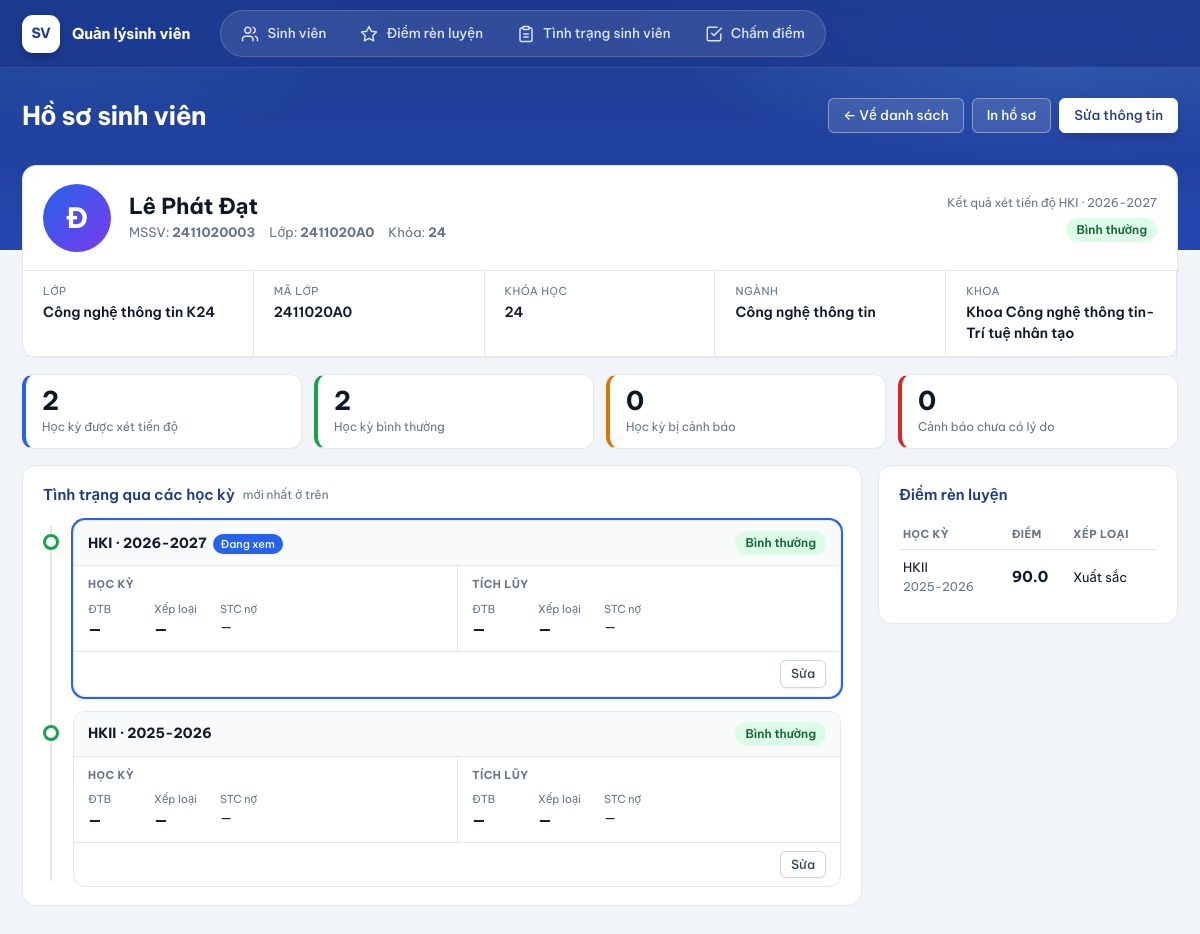
/tinh-trang/2411020003/chi-tiet?hk=HKI&nam=2026-2027, run on the app's committed database.
### tables this page shows
CREATE TABLE sinh_vien(
    mssv TEXT PRIMARY KEY, ho_lot TEXT, ten TEXT,
    ma_lop TEXT, lop TEXT, khoa_hoc TEXT, nganh TEXT, khoa TEXT);

CREATE TABLE tinh_trang(
    mssv TEXT NOT NULL, hoc_ky TEXT NOT NULL, nam_hoc TEXT NOT NULL,
    ket_qua TEXT DEFAULT 'Bình thường',
    dtb_hk REAL, stc_hk INTEGER, xl_hk TEXT, no_hk INTEGER,
    dtb_tl REAL, stc_tl INTEGER, xl_tl TEXT, no_tl INTEGER,
    ly_do TEXT DEFAULT '',
    PRIMARY KEY(mssv, hoc_ky, nam_hoc),
    FOREIGN KEY(mssv) REFERENCES sinh_vien(mssv) ON DELETE CASCADE);

CREATE TABLE diem_ren_luyen(
    mssv TEXT NOT NULL, hoc_ky TEXT NOT NULL, nam_hoc TEXT NOT NULL,
    diem REAL, xep_loai TEXT, ly_do TEXT DEFAULT '',
    PRIMARY KEY(mssv, hoc_ky, nam_hoc),
    FOREIGN KEY(mssv) REFERENCES sinh_vien(mssv) ON DELETE CASCADE);

### app.py (the view)
@app.route("/tinh-trang/<mssv>/chi-tiet")
@login_required
def tt_chi_tiet(mssv):
    hk, nam = _tt_args()
    sv = db().con.execute("SELECT * FROM sinh_vien WHERE mssv=?", (mssv,)).fetchone()
    if not sv:
        abort(404)
    ls = [dict(r) for r in db().con.execute(
        "SELECT * FROM tinh_trang WHERE mssv=? ORDER BY nam_hoc DESC, hoc_ky", (mssv,))]
    canh_bao = [r for r in ls if r["ket_qua"] != KET_QUA[0]]
    thong_ke = dict(so_ky=len(ls), canh_bao=len(canh_bao),
                    thieu_ly_do=sum(1 for r in canh_bao if not (r.get("ly_do") or "").strip()))
    drl = [dict(hoc_ky=r["hoc_ky"], nam_hoc=r["nam_hoc"], diem=r["diem"], xep_loai=r["xep_loai"] or "", ly_do=r["ly_do"])
           for r in db().drl_cua_sv(mssv)]
    return render_template("tt_chi_tiet.html", sv=sv, ls=ls, drl=drl, tk=thong_ke, hk=hk, nam=nam)

### app.py (called while the page is built)
def db():
    if "db" not in g:
        g.db = csdl.DB()
    return g.db

@app.teardown_appcontext
def _close(_e):
    d = g.pop("db", None)
    if d:
        d.close()

def csrf_token():
    if "csrf" not in session:
        session["csrf"] = secrets.token_hex(16)
    return session["csrf"]

@app.before_request
def _csrf_check():
    if request.method == "POST":
        tok = request.form.get("csrf") or request.headers.get("X-CSRF")
        if not tok or tok != session.get("csrf"):
            abort(400, "CSRF token không hợp lệ – hãy tải lại trang.")

def _nam(v, mac_dinh):
    v = (v or "").strip()
    return v if csdl.nam_hoc_hop_le(v) else mac_dinh

def _tt_args():
    hk0, nam0 = db().hoc_ky_gan_nhat()
    hk = request.values.get("hk", hk0)
    return (hk if hk in HOC_KY else hk0), _nam(request.values.get("nam"), nam0)

### chamdiem.py (called while the page is built)
    def _migrate_cham_diem(self):
        cols = [r[1] for r in self.con.execute("PRAGMA table_info(nhom_hoc)")]
        if cols and "ten" not in cols:
            self.con.execute("ALTER TABLE nhom_hoc ADD COLUMN ten TEXT NOT NULL DEFAULT ''")
            self.con.commit()
        cols = [r[1] for r in self.con.execute("PRAGMA table_info(mon_hoc)")]
        if cols:
            for c, kieu in (("ty_le_dd", "REAL NOT NULL DEFAULT 50"), ("hs_cm", "REAL NOT NULL DEFAULT 100"),
                            ("hs_tr", "REAL NOT NULL DEFAULT 50"), ("hs_cp", "REAL NOT NULL DEFAULT 100"),
                            ("hs_v", "REAL NOT NULL DEFAULT 0"), ("vang_toi_da", "INTEGER")):
                if c not in cols:
                    self.con.execute(f"ALTER TABLE mon_hoc ADD COLUMN {c} {kieu}")
            self.con.commit()

### csdl.py (called while the page is built)
def nam_hoc_hop_le(s):
    m = re.fullmatch(r"(\d{4})-(\d{4})", str(s or "").strip())
    return bool(m) and int(m.group(2)) == int(m.group(1)) + 1

    def _migrate(self):
        self._migrate_cham_diem()
        cols = [r[1] for r in self.con.execute("PRAGMA table_info(diem_ren_luyen)")]
        if cols and "ly_do" not in cols:
            self.con.execute("ALTER TABLE diem_ren_luyen ADD COLUMN ly_do TEXT DEFAULT ''")
            self.con.commit()

    def close(self):
        self.con.close()

### templates/tt_chi_tiet.html (shortened to what this page needs)
{% extends "base.html" %}
{% block heading %}Hồ sơ sinh viên{% endblock %}
{% block actions %}
<a class="btn gray" href="{{ url_for('tinh_trang', hk=hk, nam=nam) }}">← Về danh sách</a>
<button type="button" class="btn gray" onclick="window.print()">In hồ sơ</button>
<a class="btn" href="{{ url_for('sv_sua', mssv=sv.mssv) }}">Sửa thông tin</a>
{% endblock %}
{% macro badge(kq) -%}
<span class="bdg {{ 'ok' if kq==KET_QUA[0] else 'w1' if kq==KET_QUA[1] else 'w2' }}">{{ kq }}</span>
{%- endmacro %}
{% macro so2(v) -%}{{ ('%.2f'|format(v)) if v is number else '—' }}{%- endmacro %}
{% macro no(v) -%}{% if v is number %}<b class="{{ 'neg' if v > 0 else 'zero' }}">{{ v|int }}</b>{% else %}—{% endif %}{%- endmacro %}
{% block body %}
{% set cur = (ls|selectattr('hoc_ky','equalto',hk)|selectattr('nam_hoc','equalto',nam)|list|first) %}
<div class="ct">
  <div class="panel">
    <div class="prof">
      <div class="avt">{{ (sv.ten or '?')[:1]|upper }}</div>
      <div class="grow">
        <div class="nm">{{ sv.ho_lot }} {{ sv.ten }}</div>
        <div class="sub"><span>MSSV: <b>{{ sv.mssv }}</b></span>{% if sv.ma_lop %}<span>Lớp: <b>{{ sv.ma_lop }}</b></span>{% endif %}{% if sv.khoa_hoc %}<span>Khóa: <b>{{ sv.khoa_hoc }}</b></span>{% endif %}</div>
      </div>
      <div class="now">
        <div class="lb">Kết quả xét tiến độ {{ hk }} · {{ nam }}</div>
        {% if cur %}{{ badge(cur.ket_qua) }}{% else %}<span class="bdg" style="background:#f1f5f9;color:#475569">Chưa có dữ liệu</span>{% endif %}
      </div>
    </div>
    <dl class="facts">
      {% for lb, k in [('Lớp','lop'),('Mã lớp','ma_lop'),('Khóa học','khoa_hoc'),('Ngành','nganh'),('Khoa','khoa')] %}
      <div class="fact"><dt>{{ lb }}</dt><dd>{{ sv[k] or '—' }}</dd></div>
      {% endfor %}
    </dl>
  </div>
  <div class="stats">
    <div class="st"><div class="n">{{ tk.so_ky }}</div><div class="l">Học kỳ được xét tiến độ</div></div>
    <div class="st g"><div class="n">{{ tk.so_ky - tk.canh_bao }}</div><div class="l">Học kỳ bình thường</div></div>
    <div class="st w"><div class="n">{{ tk.canh_bao }}</div><div class="l">Học kỳ bị cảnh báo</div></div>
    <div class="st b"><div class="n">{{ tk.thieu_ly_do }}</div><div class="l">Cảnh báo chưa có lý do</div></div>
  </div>
  <div class="cols">
    <div class="panel">
      <h3>Tình trạng qua các học kỳ <small>mới nhất ở trên</small></h3>
      {% if ls %}
      <ul class="tl">
        {% for r in ls %}
        {% set is_cur = (r.hoc_ky==hk and r.nam_hoc==nam) %}
        <li class="{{ 'w1' if r.ket_qua==KET_QUA[1] else 'w2' if r.ket_qua==KET_QUA[2] }}{{ ' cur' if is_cur }}">
          <span class="dot"></span>
          <div class="kyc">
            <div class="kyh">
              <span><b>{{ r.hoc_ky }} · {{ r.nam_hoc }}</b>{% if is_cur %}<span class="tag">Đang xem</span>{% endif %}</span>
              {{ badge(r.ket_qua) }}
            </div>
            <div class="mt">
              <div><h4>Học kỳ</h4><div class="row">
                <div class="m"><span>ĐTB</span><b>{{ so2(r.dtb_hk) }}</b></div>
                <div class="m"><span>Xếp loại</span><b>{{ r.xl_hk or '—' }}</b></div>
                <div class="m"><span>STC nợ</span>{{ no(r.no_hk) }}</div></div></div>
              <div><h4>Tích lũy</h4><div class="row">
                <div class="m"><span>ĐTB</span><b>{{ so2(r.dtb_tl) }}</b></div>
                <div class="m"><span>Xếp loại</span><b>{{ r.xl_tl or '—' }}</b></div>
                <div class="m"><span>STC nợ</span>{{ no(r.no_tl) }}</div></div></div>
            </div>
            {% if r.ly_do or r.ket_qua != KET_QUA[0] %}
            <div class="ld">
              <div class="tx"><span class="lb">Lý do</span>{% if r.ly_do %}{{ r.ly_do }}{% else %}<span class="miss">Chưa có lý do</span>{% endif %}</div>
              <a class="btn sm" href="{{ url_for('tt_sua', mssv=sv.mssv, hk=r.hoc_ky, nam=r.nam_hoc) }}">{{ 'Sửa' if r.ly_do else 'Nhập lý do' }}</a>
            </div>
            {% else %}
            <div class="ld" style="justify-content:flex-end;padding:8px 14px">
              <a class="btn gray sm" href="{{ url_for('tt_sua', mssv=sv.mssv, hk=r.hoc_ky, nam=r.nam_hoc) }}">Sửa</a>
            </div>
            {% endif %}
          </div>
        </li>
        {% endfor %}
      </ul>
      {% else %}
      <div class="empty">Sinh viên chưa có dữ liệu xét tiến độ học tập.<br><br>
        <a class="btn sm" href="{{ url_for('tt_sua', mssv=sv.mssv, hk=hk, nam=nam) }}">+ Thêm tình trạng {{ hk }} · {{ nam }}</a></div>
      {% endif %}
    </div>
    <div class="panel">
      <h3>Điểm rèn luyện</h3>
      {% if drl %}
      <table class="drl">
        <thead><tr><th>Học kỳ</th><th>Điểm</th><th>Xếp loại</th></tr></thead>
        <tbody>{% for r in drl %}<tr><td>{{ r.hoc_ky }}<br><span style="color:var(--tx2);font-size:12px">{{ r.nam_hoc }}</span></td><td class="d">{{ r.diem }}</td><td>{{ r.xep_loai }}</td></tr>{% endfor %}</tbody>
      </table>
      {% else %}<div class="empty">Chưa có điểm rèn luyện.</div>{% endif %}
    </div>
  </div>
</div>
{% endblock %}

### static/style.css (style rules this page uses)
:root { --white:#fff;--bg:#f1f5f9;--card:#fff; --navy:#1e3a8a;--navy-d:#172c6b;--pri:#2563eb;--pri-d:#1d4ed8;--pri-soft:#eaf1ff; --ink:#0f172a;--tx2:#64748b;--mut:#64748b;--line:#e2e8f0;--line-2:#eef2f7; --red:#dc2626;--red-d:#b91c1c;--green:#15803d;--green-soft:#e7f6ec;--amber:#b45309;--amber-soft:#fff7e0;--red-soft:#fef2f2; --r-s:6px;--r-m:10px;--r-l:14px; --sh-1:0 1px 2px rgba(15,23,42,.06); --sh-2:0 6px 20px -6px rgba(15,23,42,.16); --sh-3:0 24px 60px -12px rgba(15,23,42,.3); --font:'Be Vietnam Pro',Inter,Roboto,system-ui,-apple-system,"Segoe UI",sans-serif; }
* { box-sizing:border-box }
html { -webkit-text-size-adjust:100% }
body { margin:0;font:14px/1.5 var(--font);background:var(--bg);color:var(--ink);-webkit-font-smoothing:antialiased }
:root { --gutter:max(22px,calc((100vw - 1480px)/2 + 22px)); }
.top .btn { background:#fff;color:var(--navy);border-color:#fff;box-shadow:0 4px 12px -4px rgba(0,0,0,.3) }
.top .btn.gray { background:rgba(255,255,255,.12);color:#fff;border-color:rgba(255,255,255,.38);box-shadow:none }
h3 { font-weight:600;color:var(--navy) }
.btn { display:inline-flex;align-items:center;justify-content:center;gap:6px;border:1px solid var(--pri);border-radius:var(--r-s);padding:7px 14px; background:var(--pri);color:#fff;font:500 13.5px/1.4 var(--font);text-decoration:none;cursor:pointer;white-space:nowrap; box-shadow:var(--sh-1);transition:background .15s,border-color .15s,box-shadow .15s,transform .05s }
.btn.gray { background:#fff;color:#334155;border-color:#cbd5e1 }
.btn.sm { padding:4px 10px;font-size:12.5px }
.dot { display:inline-block;width:9px;height:9px;border-radius:50%;margin-right:5px }
.tag { display:inline-block;padding:2px 9px;border-radius:99px;font-size:12px;font-weight:500;background:#e2e8f0;color:#334155 }

### data on the page
sinh_vien: ten "Đ", ho_lot "Lê Phát", ten "Đạt", mssv "2411020003", ma_lop "2411020A0", khoa_hoc "24", lop "Công nghệ thông tin K24" "2411020A0" "24" "Công nghệ thông tin" "Khoa Công nghệ thông tin-Trí tuệ nhân tạo"
tinh_trang: ket_qua "Bình thường", hoc_ky "HKI", nam_hoc "2026-2027", shows "Đang xem", value "— —", xl_hk "—", xl_tl "—"
tinh_trang: hoc_ky "HKII", nam_hoc "2025-2026", ket_qua "Bình thường", value "— —", xl_hk "—", xl_tl "—"
diem_ren_luyen: hoc_ky "HKII", nam_hoc "2025-2026", diem "90.0", xep_loai "Xuất sắc"

### other printed values
{{ hk }} "HKI"
{{ nam }} "2026-2027"
{{ lb }} "LỚP" "MÃ LỚP" "KHÓA HỌC" "NGÀNH" "KHOA"
{{ tk.so_ky }} "2"
{{ tk.so_ky - tk.canh_bao }} "2"
{{ tk.canh_bao }} "0"
{{ tk.thieu_ly_do }} "0"
